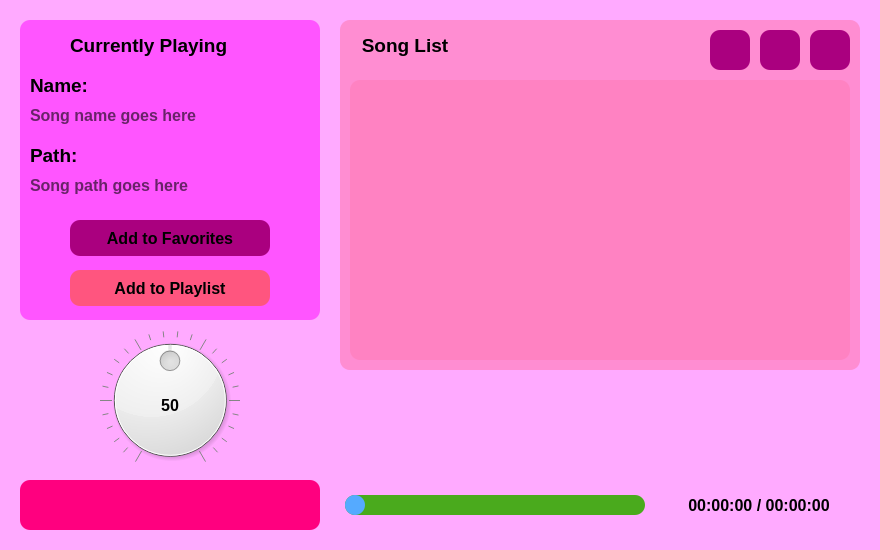
<?xml version="1.0" encoding="UTF-8"?>
<ui version="4.0">
 <class>musicplayer</class>
 <widget class="QMainWindow" name="musicplayer">
  <property name="geometry">
   <rect>
    <x>0</x>
    <y>0</y>
    <width>880</width>
    <height>550</height>
   </rect>
  </property>
  <property name="windowTitle">
   <string>Music Player</string>
  </property>
  <property name="windowIcon">
   <iconset resource="idk.qrc">
    <normaloff>:/image/icons/music2.png</normaloff>:/image/icons/music2.png</iconset>
  </property>
  <widget class="QWidget" name="centralwidget">
   <widget class="QLabel" name="backgroundimage">
    <property name="geometry">
     <rect>
      <x>0</x>
      <y>0</y>
      <width>880</width>
      <height>550</height>
     </rect>
    </property>
    <property name="font">
     <font>
      <bold>true</bold>
     </font>
    </property>
    <property name="styleSheet">
     <string notr="true">background-color: rgb(255, 170, 255);
</string>
    </property>
    <property name="text">
     <string/>
    </property>
   </widget>
   <widget class="QFrame" name="detail">
    <property name="geometry">
     <rect>
      <x>20</x>
      <y>20</y>
      <width>300</width>
      <height>300</height>
     </rect>
    </property>
    <property name="styleSheet">
     <string notr="true">background-color: rgb(255, 85, 255);
border-radius: 10px;</string>
    </property>
    <property name="frameShape">
     <enum>QFrame::Shape::StyledPanel</enum>
    </property>
    <property name="frameShadow">
     <enum>QFrame::Shadow::Raised</enum>
    </property>
    <widget class="QLabel" name="icon">
     <property name="geometry">
      <rect>
       <x>10</x>
       <y>10</y>
       <width>30</width>
       <height>30</height>
      </rect>
     </property>
     <property name="styleSheet">
      <string notr="true">background-color: rgba(0, 0, 0, 0);</string>
     </property>
     <property name="text">
      <string/>
     </property>
     <property name="pixmap">
      <pixmap resource="idk.qrc">:/image/icons/Audio Wave-32.png</pixmap>
     </property>
    </widget>
    <widget class="QLabel" name="curentlyplaying">
     <property name="geometry">
      <rect>
       <x>50</x>
       <y>10</y>
       <width>230</width>
       <height>30</height>
      </rect>
     </property>
     <property name="font">
      <font>
       <pointsize>14</pointsize>
       <bold>true</bold>
      </font>
     </property>
     <property name="styleSheet">
      <string notr="true">color: rgb(0, 0, 0);</string>
     </property>
     <property name="text">
      <string>Currently Playing</string>
     </property>
    </widget>
    <widget class="QLabel" name="name">
     <property name="geometry">
      <rect>
       <x>10</x>
       <y>50</y>
       <width>231</width>
       <height>30</height>
      </rect>
     </property>
     <property name="font">
      <font>
       <pointsize>14</pointsize>
       <bold>true</bold>
      </font>
     </property>
     <property name="styleSheet">
      <string notr="true">color: rgb(0, 0, 0);</string>
     </property>
     <property name="text">
      <string>Name:</string>
     </property>
    </widget>
    <widget class="QLabel" name="songname">
     <property name="geometry">
      <rect>
       <x>10</x>
       <y>80</y>
       <width>281</width>
       <height>30</height>
      </rect>
     </property>
     <property name="font">
      <font>
       <pointsize>12</pointsize>
       <bold>true</bold>
      </font>
     </property>
     <property name="styleSheet">
      <string notr="true">color: rgba(0, 0, 0, 150);</string>
     </property>
     <property name="text">
      <string>Song name goes here</string>
     </property>
    </widget>
    <widget class="QLabel" name="path">
     <property name="geometry">
      <rect>
       <x>10</x>
       <y>120</y>
       <width>231</width>
       <height>30</height>
      </rect>
     </property>
     <property name="font">
      <font>
       <pointsize>14</pointsize>
       <bold>true</bold>
      </font>
     </property>
     <property name="styleSheet">
      <string notr="true">color: rgb(0, 0, 0);</string>
     </property>
     <property name="text">
      <string>Path:</string>
     </property>
    </widget>
    <widget class="QLabel" name="songpath">
     <property name="geometry">
      <rect>
       <x>10</x>
       <y>150</y>
       <width>281</width>
       <height>30</height>
      </rect>
     </property>
     <property name="font">
      <font>
       <pointsize>12</pointsize>
       <bold>true</bold>
      </font>
     </property>
     <property name="styleSheet">
      <string notr="true">color: rgba(0, 0, 0, 150);</string>
     </property>
     <property name="text">
      <string>Song path goes here</string>
     </property>
    </widget>
    <widget class="QPushButton" name="addtofav">
     <property name="geometry">
      <rect>
       <x>50</x>
       <y>200</y>
       <width>200</width>
       <height>36</height>
      </rect>
     </property>
     <property name="font">
      <font>
       <pointsize>12</pointsize>
       <bold>true</bold>
      </font>
     </property>
     <property name="cursor">
      <cursorShape>PointingHandCursor</cursorShape>
     </property>
     <property name="styleSheet">
      <string notr="true">color: rgba(0, 0, 0, 255);
background-color: rgb(170, 0, 127);</string>
     </property>
     <property name="text">
      <string>Add to Favorites</string>
     </property>
     <property name="icon">
      <iconset resource="idk.qrc">
       <normaloff>:/image/icons/music2.png</normaloff>:/image/icons/music2.png</iconset>
     </property>
    </widget>
    <widget class="QPushButton" name="addtoplay">
     <property name="geometry">
      <rect>
       <x>50</x>
       <y>250</y>
       <width>200</width>
       <height>36</height>
      </rect>
     </property>
     <property name="font">
      <font>
       <pointsize>12</pointsize>
       <bold>true</bold>
      </font>
     </property>
     <property name="cursor">
      <cursorShape>PointingHandCursor</cursorShape>
     </property>
     <property name="styleSheet">
      <string notr="true">color: rgb(0, 0, 0);
background-color: rgb(255, 85, 127);</string>
     </property>
     <property name="text">
      <string>Add to Playlist</string>
     </property>
     <property name="icon">
      <iconset resource="idk.qrc">
       <normaloff>:/image/icons/Audio Wave-24.png</normaloff>:/image/icons/Audio Wave-24.png</iconset>
     </property>
    </widget>
   </widget>
   <widget class="QDial" name="volume">
    <property name="geometry">
     <rect>
      <x>100</x>
      <y>330</y>
      <width>140</width>
      <height>140</height>
     </rect>
    </property>
    <property name="minimum">
     <number>0</number>
    </property>
    <property name="maximum">
     <number>100</number>
    </property>
    <property name="singleStep">
     <number>1</number>
    </property>
    <property name="pageStep">
     <number>10</number>
    </property>
    <property name="value">
     <number>50</number>
    </property>
    <property name="notchesVisible">
     <bool>true</bool>
    </property>
   </widget>
   <widget class="QLabel" name="voltext">
    <property name="geometry">
     <rect>
      <x>155</x>
      <y>390</y>
      <width>30</width>
      <height>30</height>
     </rect>
    </property>
    <property name="font">
     <font>
      <pointsize>12</pointsize>
      <bold>true</bold>
     </font>
    </property>
    <property name="styleSheet">
     <string notr="true">color: rgb(0, 0, 0);</string>
    </property>
    <property name="text">
     <string>50</string>
    </property>
    <property name="alignment">
     <set>Qt::AlignmentFlag::AlignCenter</set>
    </property>
   </widget>
   <widget class="QFrame" name="songline">
    <property name="geometry">
     <rect>
      <x>20</x>
      <y>480</y>
      <width>840</width>
      <height>50</height>
     </rect>
    </property>
    <property name="styleSheet">
     <string notr="true">background-color: rgb(255, 170, 255);
border: none;</string>
    </property>
    <property name="frameShape">
     <enum>QFrame::Shape::StyledPanel</enum>
    </property>
    <property name="frameShadow">
     <enum>QFrame::Shadow::Raised</enum>
    </property>
    <widget class="QFrame" name="things">
     <property name="geometry">
      <rect>
       <x>0</x>
       <y>0</y>
       <width>300</width>
       <height>50</height>
      </rect>
     </property>
     <property name="styleSheet">
      <string notr="true">background-color: rgb(255, 0, 127);
border-radius: 10px;
</string>
     </property>
     <property name="frameShape">
      <enum>QFrame::Shape::StyledPanel</enum>
     </property>
     <property name="frameShadow">
      <enum>QFrame::Shadow::Raised</enum>
     </property>
     <widget class="QPushButton" name="play">
      <property name="geometry">
       <rect>
        <x>20</x>
        <y>10</y>
        <width>30</width>
        <height>30</height>
       </rect>
      </property>
      <property name="cursor">
       <cursorShape>PointingHandCursor</cursorShape>
      </property>
      <property name="text">
       <string/>
      </property>
      <property name="icon">
       <iconset theme="QIcon::ThemeIcon::MediaPlaybackStart"/>
      </property>
     </widget>
     <widget class="QPushButton" name="pause">
      <property name="geometry">
       <rect>
        <x>66</x>
        <y>10</y>
        <width>30</width>
        <height>30</height>
       </rect>
      </property>
      <property name="cursor">
       <cursorShape>PointingHandCursor</cursorShape>
      </property>
      <property name="text">
       <string/>
      </property>
      <property name="icon">
       <iconset theme="QIcon::ThemeIcon::MediaPlaybackPause"/>
      </property>
     </widget>
     <widget class="QPushButton" name="stop">
      <property name="geometry">
       <rect>
        <x>112</x>
        <y>10</y>
        <width>30</width>
        <height>30</height>
       </rect>
      </property>
      <property name="cursor">
       <cursorShape>PointingHandCursor</cursorShape>
      </property>
      <property name="text">
       <string/>
      </property>
      <property name="icon">
       <iconset theme="QIcon::ThemeIcon::MediaPlaybackStop"/>
      </property>
     </widget>
     <widget class="QPushButton" name="last">
      <property name="geometry">
       <rect>
        <x>158</x>
        <y>10</y>
        <width>30</width>
        <height>30</height>
       </rect>
      </property>
      <property name="cursor">
       <cursorShape>PointingHandCursor</cursorShape>
      </property>
      <property name="text">
       <string/>
      </property>
      <property name="icon">
       <iconset theme="QIcon::ThemeIcon::MediaSeekBackward"/>
      </property>
     </widget>
     <widget class="QPushButton" name="next">
      <property name="geometry">
       <rect>
        <x>204</x>
        <y>10</y>
        <width>30</width>
        <height>30</height>
       </rect>
      </property>
      <property name="cursor">
       <cursorShape>PointingHandCursor</cursorShape>
      </property>
      <property name="text">
       <string/>
      </property>
      <property name="icon">
       <iconset theme="QIcon::ThemeIcon::MediaSeekForward"/>
      </property>
     </widget>
     <widget class="QPushButton" name="repeat">
      <property name="geometry">
       <rect>
        <x>250</x>
        <y>10</y>
        <width>30</width>
        <height>30</height>
       </rect>
      </property>
      <property name="cursor">
       <cursorShape>PointingHandCursor</cursorShape>
      </property>
      <property name="text">
       <string/>
      </property>
      <property name="icon">
       <iconset theme="QIcon::ThemeIcon::SyncSynchronizing"/>
      </property>
     </widget>
    </widget>
    <widget class="QSlider" name="slider">
     <property name="geometry">
      <rect>
       <x>325</x>
       <y>15</y>
       <width>300</width>
       <height>20</height>
      </rect>
     </property>
     <property name="cursor">
      <cursorShape>PointingHandCursor</cursorShape>
     </property>
     <property name="styleSheet">
      <string notr="true">QSlider::groove:horizontal{
height: 20px;

background: rgb(74, 170, 29);

border-radius: 10px;
}

QSlider::handle:horizontal{
background: rgb(85, 170, 255);
width: 20px;
border-radius: 10px;

}</string>
     </property>
     <property name="orientation">
      <enum>Qt::Orientation::Horizontal</enum>
     </property>
    </widget>
    <widget class="QLabel" name="time">
     <property name="geometry">
      <rect>
       <x>639</x>
       <y>15</y>
       <width>200</width>
       <height>20</height>
      </rect>
     </property>
     <property name="font">
      <font>
       <pointsize>12</pointsize>
       <bold>true</bold>
      </font>
     </property>
     <property name="styleSheet">
      <string notr="true">color: rgb(0, 0, 0);</string>
     </property>
     <property name="text">
      <string>00:00:00 / 00:00:00</string>
     </property>
     <property name="alignment">
      <set>Qt::AlignmentFlag::AlignCenter</set>
     </property>
     <property name="wordWrap">
      <bool>false</bool>
     </property>
    </widget>
   </widget>
   <widget class="QStackedWidget" name="songs">
    <property name="geometry">
     <rect>
      <x>340</x>
      <y>20</y>
      <width>520</width>
      <height>350</height>
     </rect>
    </property>
    <property name="styleSheet">
     <string notr="true">background-color: rgba(255, 85, 127, 50);
border-radius: 10px;</string>
    </property>
    <widget class="QWidget" name="page">
     <widget class="QLabel" name="songlist">
      <property name="geometry">
       <rect>
        <x>10</x>
        <y>10</y>
        <width>110</width>
        <height>30</height>
       </rect>
      </property>
      <property name="font">
       <font>
        <pointsize>14</pointsize>
        <bold>true</bold>
       </font>
      </property>
      <property name="styleSheet">
       <string notr="true">color: rgb(0, 0, 0);
background-color: rgba(255, 255, 255, 0);</string>
      </property>
      <property name="text">
       <string>Song List</string>
      </property>
      <property name="alignment">
       <set>Qt::AlignmentFlag::AlignCenter</set>
      </property>
     </widget>
     <widget class="QPushButton" name="pushButton">
      <property name="geometry">
       <rect>
        <x>470</x>
        <y>10</y>
        <width>40</width>
        <height>40</height>
       </rect>
      </property>
      <property name="styleSheet">
       <string notr="true">background-color: rgb(170, 0, 127);
color: rgb(0, 0, 0);</string>
      </property>
      <property name="text">
       <string/>
      </property>
      <property name="icon">
       <iconset theme="QIcon::ThemeIcon::FolderNew"/>
      </property>
      <property name="iconSize">
       <size>
        <width>30</width>
        <height>30</height>
       </size>
      </property>
     </widget>
     <widget class="QPushButton" name="pushButton_2">
      <property name="geometry">
       <rect>
        <x>420</x>
        <y>10</y>
        <width>40</width>
        <height>40</height>
       </rect>
      </property>
      <property name="styleSheet">
       <string notr="true">background-color: rgb(170, 0, 127);
color: rgb(0, 0, 0);</string>
      </property>
      <property name="text">
       <string/>
      </property>
      <property name="icon">
       <iconset theme="QIcon::ThemeIcon::EditDelete"/>
      </property>
      <property name="iconSize">
       <size>
        <width>30</width>
        <height>30</height>
       </size>
      </property>
     </widget>
     <widget class="QPushButton" name="pushButton_3">
      <property name="geometry">
       <rect>
        <x>370</x>
        <y>10</y>
        <width>40</width>
        <height>40</height>
       </rect>
      </property>
      <property name="styleSheet">
       <string notr="true">background-color: rgb(170, 0, 127);
color: rgb(0, 0, 0);</string>
      </property>
      <property name="text">
       <string/>
      </property>
      <property name="icon">
       <iconset theme="QIcon::ThemeIcon::FolderOpen"/>
      </property>
      <property name="iconSize">
       <size>
        <width>30</width>
        <height>30</height>
       </size>
      </property>
     </widget>
     <widget class="QListView" name="listView">
      <property name="geometry">
       <rect>
        <x>10</x>
        <y>60</y>
        <width>500</width>
        <height>280</height>
       </rect>
      </property>
     </widget>
    </widget>
    <widget class="QWidget" name="page_2"/>
   </widget>
  </widget>
 </widget>
 <resources>
  <include location="idk.qrc"/>
 </resources>
 <connections/>
</ui>
